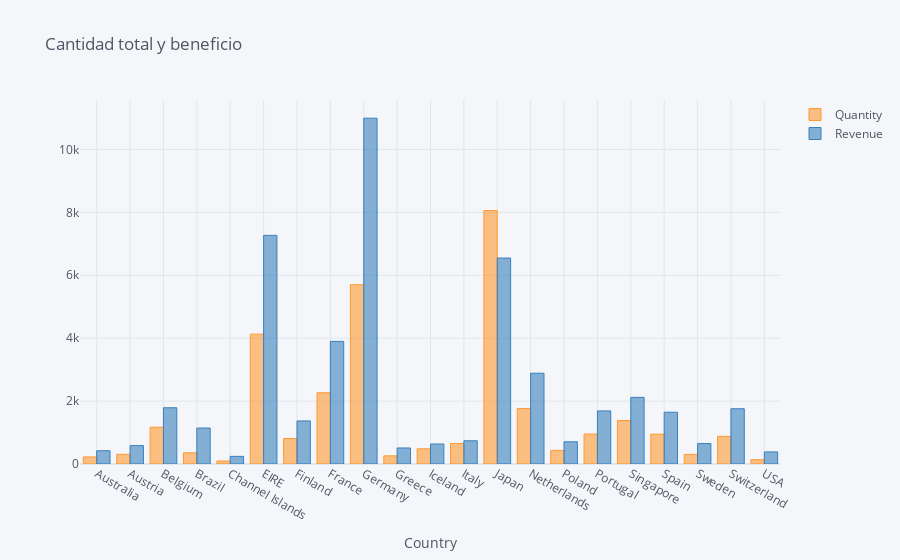

The notebook cell saved with this chart:
### Code cell
data.iplot(kind='bar', xTitle='Country', title='Cantidad total y beneficio')

### Figure 1 — Plotly figure (JSON) as saved in the notebook; plotly's stock layout.template omitted (floating-point values rounded to 4 significant figures)
{"data": [{"marker": {"color": "rgba(255, 153, 51, 0.6)", "line": {"color": "rgba(255, 153, 51, 1.0)", "width": 1}}, "name": "Quantity", "orientation": "v", "text": "", "type": "bar", "x": ["Australia", "Austria", "Belgium", "Brazil", "Channel Islands", "EIRE", "Finland", "France", "Germany", "Greece", "Iceland", "Italy", "Japan", "Netherlands", "Poland", "Portugal", "Singapore", "Spain", "Sweden", "Switzerland", "USA"], "y": [224, 308, 1170, 356, 96, 4129, 810, 2265, 5702, 260, 483, 653, 8058, 1762, 432, 951, 1384, 948, 306, 878, 137]}, {"marker": {"color": "rgba(55, 128, 191, 0.6)", "line": {"color": "rgba(55, 128, 191, 1.0)", "width": 1}}, "name": "Revenue", "orientation": "v", "text": "", "type": "bar", "x": ["Australia", "Austria", "Belgium", "Brazil", "Channel Islands", "EIRE", "Finland", "France", "Germany", "Greece", "Iceland", "Italy", "Japan", "Netherlands", "Poland", "Portugal", "Singapore", "Spain", "Sweden", "Switzerland", "USA"], "y": [421.6, 584.8, 1788.0, 1144.0, 243, 7270.0, 1369.0, 3899.0, 10990.0, 509.7, 636.2, 737.8, 6548.0, 2887.0, 705.8, 1688.0, 2119.0, 1646.0, 649.1, 1757.0, 383.9]}], "layout": {"legend": {"bgcolor": "#F5F6F9", "font": {"color": "#4D5663"}}, "paper_bgcolor": "#F5F6F9", "plot_bgcolor": "#F5F6F9", "title": {"font": {"color": "#4D5663"}, "text": "Cantidad total y beneficio"}, "xaxis": {"gridcolor": "#E1E5ED", "showgrid": true, "tickfont": {"color": "#4D5663"}, "title": {"font": {"color": "#4D5663"}, "text": "Country"}, "zerolinecolor": "#E1E5ED"}, "yaxis": {"gridcolor": "#E1E5ED", "showgrid": true, "tickfont": {"color": "#4D5663"}, "title": {"font": {"color": "#4D5663"}, "text": ""}, "zerolinecolor": "#E1E5ED"}}}
